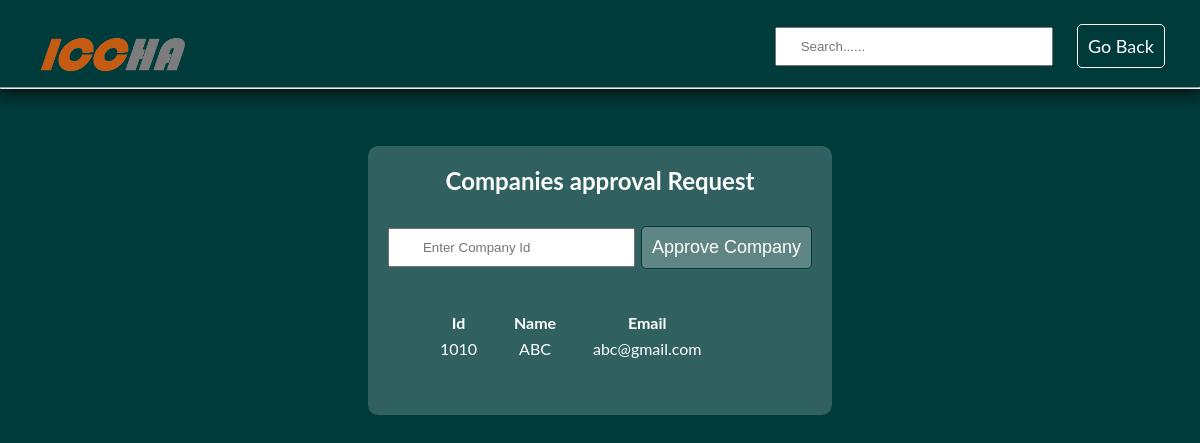
The page /view/invalidCompanies.php on the database its author committed.
### tables this page shows
CREATE TABLE `company` (
  `companyId` int(11) NOT NULL,
  `companyName` text NOT NULL,
  `companyEmail` text NOT NULL,
  `companyStatus` text NOT NULL DEFAULT 'invalid'
);

### model/Admin/db.php (called while the page is built, shortened)
<?php
class db{
function companyValidation($conn,$table,$companyStatus)
{
$result = $conn->query("SELECT * FROM ". $table." WHERE companyStatus='". $companyStatus."'");
return $result;
}
}
?>

### view/invalidCompanies.php (the view, shortened to what this page needs)
<?php
include('../model/Admin/db.php');
?>
<!DOCTYPE html>
<html>
<head>
    <link rel="stylesheet" href="../css/style.css">
</head>
<body>
     <header>
       <div class="container">
            <div class="logo">
                <a href="Homepage.php"><img src="../sources/logo.png" alt="logo" title="EOEF"></a>
            </div>
            <div class="searchBar">
              <form>
                   <input type="text" name="companyId" id="search" placeholder=" Search......">
              </form>
              <div class="logoutButton">
                <a href="Admin.php" class="logoutBtn">Go Back</a>
              </div>
            </div>
        </div>
   <hr>
   </header>
   <section>
     <div class="container">
      <div class="approveCompanyClass">
        <h1>Companies approval Request</h1><br>
          <form action="" method="POST" class="companyApprovalForm" >
            <input type="text" name="companyId" id="searchId" placeholder="Enter Company Id">
            <input type="submit" class="btn submitButton" value="Approve Company">
          </form>
        <div class="companyApproval">
          <?php
            $connection = new db();
            $conobj=$connection->OpenCon();
            $userQuery=$connection->companyValidation($conobj,"company","invalid");
            if ($userQuery->num_rows > 0) { ?>
                <table id="table" onmouseover="searchId()"><thead><tr><th>Id</th><th>Name</th><th>Email</th></tr></thead>
                  <tbody id="data">
                <?php
                while($row = $userQuery->fetch_assoc()) {
                 echo "<tr><td>".$row["companyId"]."</td><td>".$row["companyName"]."</td><td>".$row["companyEmail"]."</td></tr>";
                }
               echo "</tbody></table>";
            }
            else {
              echo "0 results";
            }
          ?>
        </div>
      </div>
     </div>
   </section>
</body>
</html>

### css/style.css (style rules this page uses)
* { margin: 0; padding: 0; }
a { text-decoration: none; color: #151111; }
body { text-align: center; font-family: 'Lato', sans-serif; background: #003b3b; color: #ffffff; }
.container { width: 1200px; margin: auto; display: flex; flex-wrap: wrap; align-items: center; padding-top: 10px; }
header { box-shadow: 0px 0px 20px 2px #000202; }
.logo { flex-basis: 20%; max-width: 20%; text-align: center; }
.logo img { max-width: 70%; padding-top: 21px; }
nav ul li a,.dropbtn,.logoutBtn { color: #fff; text-decoration: none; display: block; padding: 13px 35px; font-size: 18px; text-align: center; cursor: pointer; }
.btn { border: 1px solid #003b3b; background: #fffefe3b; margin: 10px; color: #f9ffff; font-weight: 500; color: #fff; border-radius: 5px; padding: 13px 35px; font-size: 18px; text-align: center; cursor: pointer; }
.loginForm,.addCourseForm,.instRegForm,.addInstactForm,.addInstactorForm,.companyApprovalForm { text-align: left; }
.loginForm input,.addCourseForm input[type=text],.addCourseForm input[type=number], .addCourseForm textarea,.addInstactorForm input[type=text],.addInstactorForm input[type=password], .searchBar input[type=text],.instRegForm input[type=text],.instRegForm input[type=number],.instacTorRegClass input[type=password] { padding: 10px 0px 10px 5px; margin: 10px 5px 15px 0px; width: 100%; }
.searchBar input[type=text] { padding-left: 20px !important; padding-right: 24px !important; }
.submitButton { justify-content: center; margin-left: 6px !important; }
.logoutButton,.backButton { display: flex; justify-content: center; }
.logoutButton a,.backButton a { margin-left: 12px; border: 1px solid #ffffff; border-radius: 5px; padding: 10px; }
.addCourseClass,.instacTorRegClass,.addInstactorClass,.approveCompanyClass,.viewCompanyClass, .viewCourseClass,.viewLernerClass,.viewInstactorClass { padding: 20px; flex-basis: 35%; max-width: 100%; margin: auto; margin-top: 47px; background: #ffffff30; border-radius: 10px; }
.searchBar { flex-basis: 80%; max-width: 100%; display: flex; justify-content: flex-end; }
.searchBar .logoutButton { display: block !important; padding-top: 7px; margin-right: 35px; }
.searchBar form { margin-right: 60px; border-radius: 10px; }
.companyApproval table tbody tr td,.companyApproval table tbody tr th,.companyList table tbody tr th, .companyList table tbody tr td,.courseList table tbody tr th,.courseList table tbody tr td,.instactorList table tbody tr th, .instactorList table tbody tr td,.lernerList table tbody tr th,.lernerList table tbody tr td { padding: 5px 20px; text-align: left; }
.companyApproval,.companyList,.courseList,.instactorList,.lernerList { margin: 30px 30px; }
.companyApprovalForm { display: flex; }
.companyApprovalForm input[type=text] { padding: 0px 33px !important; margin: 14px 0px 14px 0px; }
.companyApprovalForm .btn { margin: 12px 0px 12px 0px; padding: 10px 10px; }

### rows shown on the page
company: companyId "1010", companyName "ABC", companyEmail "abc@gmail.com"
